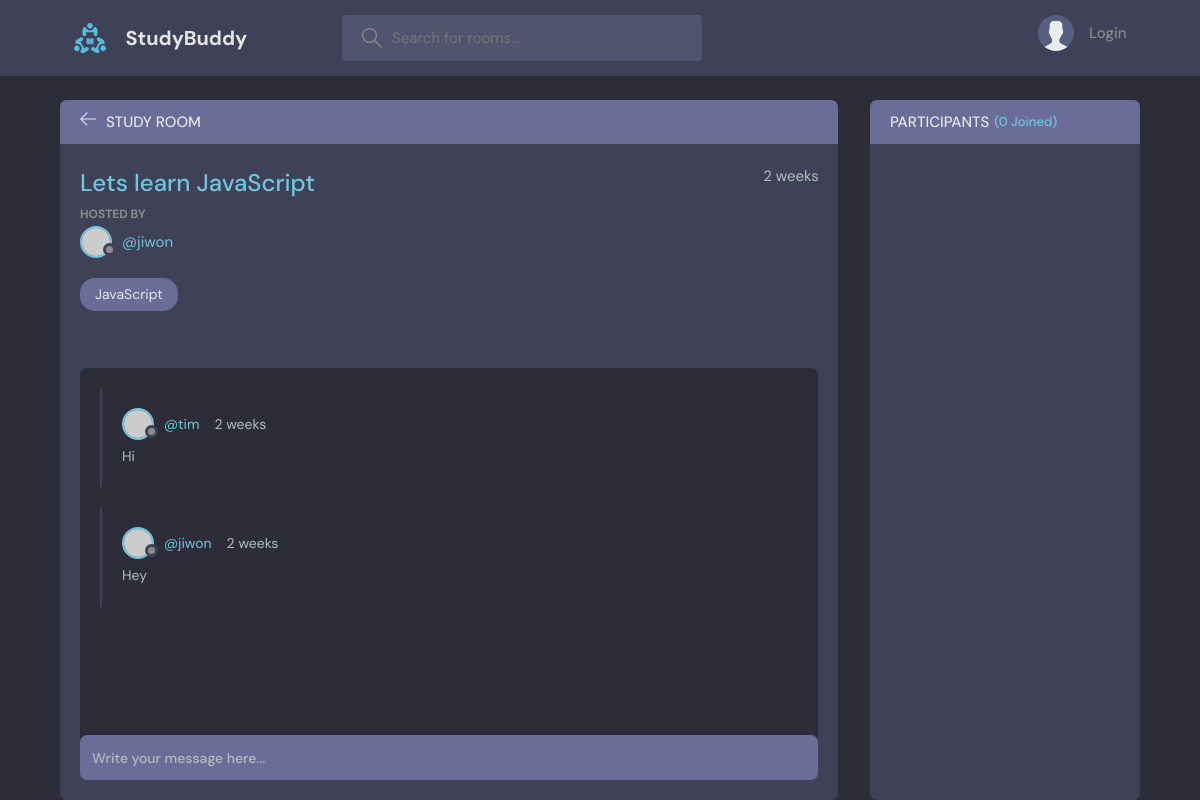
The app's page /room/1/, older data.
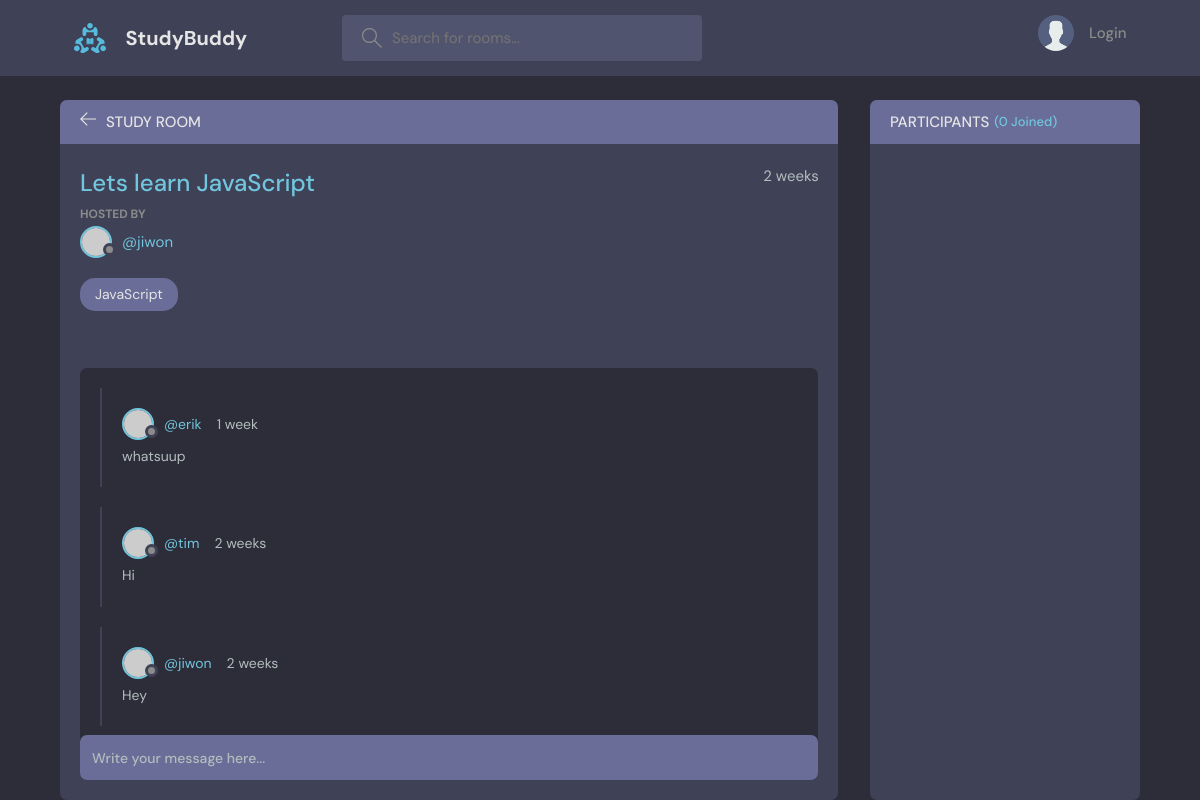
The same page, newer data.
### base/models.py (models this page shows, shortened)
class Message(models.Model):
    user = models.ForeignKey(User, on_delete=models.CASCADE)
    room = models.ForeignKey(Room, on_delete=models.CASCADE)
    body = models.TextField()
    updated = models.DateTimeField(auto_now = True)
    created = models.DateTimeField(auto_now_add = True)
    class Meta:
        ordering = ['-updated', '-created']

### base/views.py (the view, shortened to what this page needs)
# urls.py: path('room/<str:pk>/', views.room, name = "room"),
def room(request, pk):
    room = Room.objects.get(id=pk)
    room_messages = room.message_set.all()
    participants = room.participants.all()
    context = {'room' : room, 'room_messages': room_messages, 'participants':participants}
    return render(request, 'base/room.html', context)

### base/models.py (called while the page is built)
    def __str__(self):
        return self.name

### base/templates/base/room.html (shortened to what this page needs)
{% extends 'main.html' %}
{% block content %}
    <main class="profile-page layout layout--2">
      <div class="container">
        <div class="room">
          <div class="room__top">
            <div class="room__topLeft">
              <a href="{% url 'home' %}">
                <svg version="1.1" xmlns="http://www.w3.org/2000/svg" width="32" height="32" viewBox="0 0 32 32">
                  <title>arrow-left</title>
                  <path
                    d="M13.723 2.286l-13.723 13.714 13.719 13.714 1.616-1.611-10.96-10.96h27.625v-2.286h-27.625l10.965-10.965-1.616-1.607z"
                  ></path>
                </svg>
              </a>
              <h3>Study Room</h3>
            </div>
          </div>
          <div class="room__box scroll">
            <div class="room__header scroll">
              <div class="room__info">
                <h3>{{room.name}}</h3>
                <span>{{room.created|timesince}}</span>
              </div>
              <div class="room__hosted">
                <p>Hosted By</p>
                <a href="{% url 'user-profile' room.host.id %}" class="room__author">
                  <div class="avatar avatar--small">
                    <img src="https://randomuser.me/api/portraits/men/37.jpg" />
                  </div>
                  <span>@{{room.host.username}}</span>
                </a>
              </div>
              <span class="room__topics">{{room.topic}}</span>
            </div>
            <div class="room__conversation">
              <div class="threads scroll">
              {% for message in room_messages %}
                <div class="thread">
                  <div class="thread__top">
                    <div class="thread__author">
                      <a href="{% url 'user-profile' message.user.id %}" class="thread__authorInfo">
                        <div class="avatar avatar--small">
                          <img src="https://randomuser.me/api/portraits/men/37.jpg" />
                        </div>
                        <span>@{{message.user.username}}</span>
                      </a>
                      <span class="thread__date">{{message.created|timesince}}</span>
                    </div>
                  </div>
                  <div class="thread__details">
                    {{message.body}}
                  </div>
                </div>
                {% endfor %}
              </div>
            </div>
          </div>
          <div class="room__message">
            <form action="#"><input name="" placeholder="Write your message here..." /></form>
          </div>
        </div>
        <div class="participants">
          <h3 class="participants__top">Participants <span>({{participants.count}} Joined)</span></h3>
          <div class="participants__list scroll">
          </div>
        </div>
      </div>
    </main>
    {% endblock content %}

Row changes from the older to the newer data that the page shows:
added Message: user.username "erik", created "1 week", body "whatsuup"
